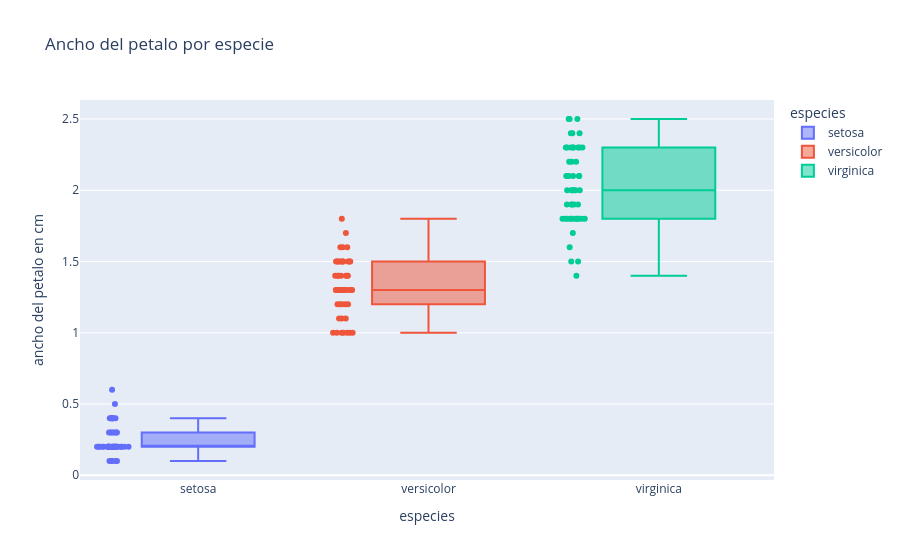

The cell this chart's notebook holds for it:
### Code cell
#3. Boxplot de ancho del pétalo
#Crea un boxplot de `petal_width` para cada especie. Muestra también los puntos individuales de las observaciones. 
# Identifica visualmente qué especie presenta los valores más altos y cuál tiene menor dispersión.
fig = px.box(
    data_frame =df ,
    x= "species",
    y ="petal_width",
    color="species",
    points = "all",
    title= "Ancho del petalo por especie",
    labels={
        "species":"especies",
        "petal_width":"ancho del petalo en cm"
    }


)
fig.show()

### Figure 1 — Plotly figure (JSON) as saved in the notebook; plotly's stock layout.template omitted (floating-point values rounded to 4 significant figures)
{"data": [{"alignmentgroup": "True", "boxpoints": "all", "hovertemplate": "especies=%{x}<br>ancho del petalo en cm=%{y}<extra></extra>", "legendgroup": "setosa", "marker": {"color": "#636efa"}, "name": "setosa", "notched": false, "offsetgroup": "setosa", "orientation": "v", "showlegend": true, "type": "box", "x": ["setosa", "setosa", "setosa", "setosa", "setosa", "setosa", "setosa", "setosa", "setosa", "setosa", "setosa", "setosa", "setosa", "setosa", "setosa", "setosa", "setosa", "setosa", "setosa", "setosa", "setosa", "setosa", "setosa", "setosa", "setosa", "setosa", "setosa", "setosa", "setosa", "setosa", "setosa", "setosa", "setosa", "setosa", "setosa", "setosa", "setosa", "setosa", "setosa", "setosa", "setosa", "setosa", "setosa", "setosa", "setosa", "setosa", "setosa", "setosa", "setosa", "setosa"], "x0": " ", "xaxis": "x", "y": [0.2, 0.2, 0.2, 0.2, 0.2, 0.4, 0.3, 0.2, 0.2, 0.1, 0.2, 0.2, 0.1, 0.1, 0.2, 0.4, 0.4, 0.3, 0.3, 0.3, 0.2, 0.4, 0.2, 0.5, 0.2, 0.2, 0.4, 0.2, 0.2, 0.2, 0.2, 0.4, 0.1, 0.2, 0.2, 0.2, 0.2, 0.1, 0.2, 0.2, 0.3, 0.3, 0.2, 0.6, 0.4, 0.3, 0.2, 0.2, 0.2, 0.2], "y0": " ", "yaxis": "y"}, {"alignmentgroup": "True", "boxpoints": "all", "hovertemplate": "especies=%{x}<br>ancho del petalo en cm=%{y}<extra></extra>", "legendgroup": "versicolor", "marker": {"color": "#EF553B"}, "name": "versicolor", "notched": false, "offsetgroup": "versicolor", "orientation": "v", "showlegend": true, "type": "box", "x": ["versicolor", "versicolor", "versicolor", "versicolor", "versicolor", "versicolor", "versicolor", "versicolor", "versicolor", "versicolor", "versicolor", "versicolor", "versicolor", "versicolor", "versicolor", "versicolor", "versicolor", "versicolor", "versicolor", "versicolor", "versicolor", "versicolor", "versicolor", "versicolor", "versicolor", "versicolor", "versicolor", "versicolor", "versicolor", "versicolor", "versicolor", "versicolor", "versicolor", "versicolor", "versicolor", "versicolor", "versicolor", "versicolor", "versicolor", "versicolor", "versicolor", "versicolor", "versicolor", "versicolor", "versicolor", "versicolor", "versicolor", "versicolor", "versicolor", "versicolor"], "x0": " ", "xaxis": "x", "y": [1.4, 1.5, 1.5, 1.3, 1.5, 1.3, 1.6, 1.0, 1.3, 1.4, 1.0, 1.5, 1.0, 1.4, 1.3, 1.4, 1.5, 1.0, 1.5, 1.1, 1.8, 1.3, 1.5, 1.2, 1.3, 1.4, 1.4, 1.7, 1.5, 1.0, 1.1, 1.0, 1.2, 1.6, 1.5, 1.6, 1.5, 1.3, 1.3, 1.3, 1.2, 1.4, 1.2, 1.0, 1.3, 1.2, 1.3, 1.3, 1.1, 1.3], "y0": " ", "yaxis": "y"}, {"alignmentgroup": "True", "boxpoints": "all", "hovertemplate": "especies=%{x}<br>ancho del petalo en cm=%{y}<extra></extra>", "legendgroup": "virginica", "marker": {"color": "#00cc96"}, "name": "virginica", "notched": false, "offsetgroup": "virginica", "orientation": "v", "showlegend": true, "type": "box", "x": ["virginica", "virginica", "virginica", "virginica", "virginica", "virginica", "virginica", "virginica", "virginica", "virginica", "virginica", "virginica", "virginica", "virginica", "virginica", "virginica", "virginica", "virginica", "virginica", "virginica", "virginica", "virginica", "virginica", "virginica", "virginica", "virginica", "virginica", "virginica", "virginica", "virginica", "virginica", "virginica", "virginica", "virginica", "virginica", "virginica", "virginica", "virginica", "virginica", "virginica", "virginica", "virginica", "virginica", "virginica", "virginica", "virginica", "virginica", "virginica", "virginica", "virginica"], "x0": " ", "xaxis": "x", "y": [2.5, 1.9, 2.1, 1.8, 2.2, 2.1, 1.7, 1.8, 1.8, 2.5, 2.0, 1.9, 2.1, 2.0, 2.4, 2.3, 1.8, 2.2, 2.3, 1.5, 2.3, 2.0, 2.0, 1.8, 2.1, 1.8, 1.8, 1.8, 2.1, 1.6, 1.9, 2.0, 2.2, 1.5, 1.4, 2.3, 2.4, 1.8, 1.8, 2.1, 2.4, 2.3, 1.9, 2.3, 2.5, 2.3, 1.9, 2.0, 2.3, 1.8], "y0": " ", "yaxis": "y"}], "layout": {"boxmode": "overlay", "legend": {"title": {"text": "especies"}, "tracegroupgap": 0}, "title": {"text": "Ancho del petalo por especie"}, "xaxis": {"anchor": "y", "categoryarray": ["setosa", "versicolor", "virginica"], "categoryorder": "array", "domain": [0, 1], "title": {"text": "especies"}}, "yaxis": {"anchor": "x", "domain": [0, 1], "title": {"text": "ancho del petalo en cm"}}}}
